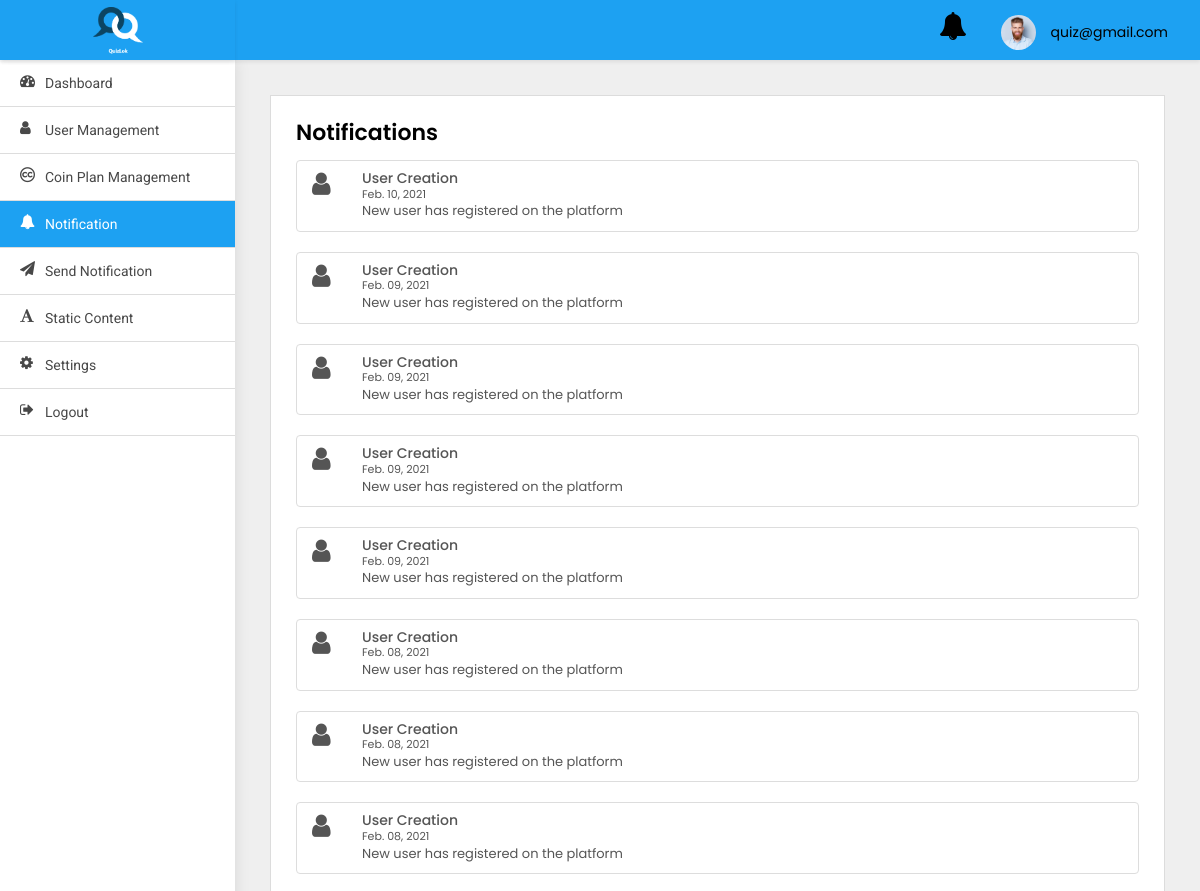
Before: /adminpanel/notification/ (signed in, upper part) with the older database file.
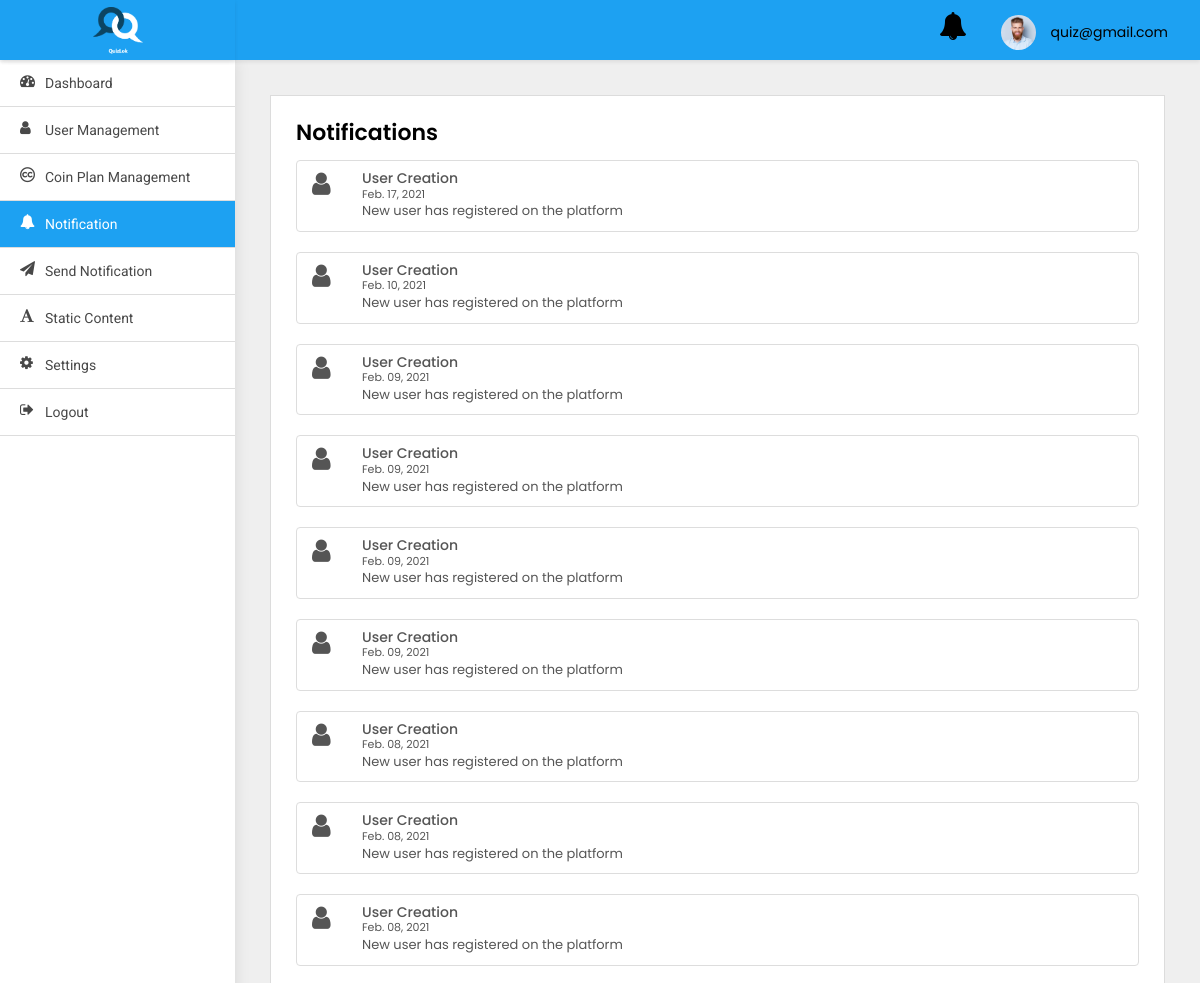
After: the same page with the newer database file.
### adminpanel/models.py (models this page shows)
class UserNotification(models.Model):
    to = models.ForeignKey(User, on_delete=models.CASCADE)
    title = models.CharField(default='title', max_length=200)
    body = models.CharField(default='body', max_length=200)
    read = models.BooleanField(default=False)
    created_at = models.DateTimeField(auto_now_add=True)
    class Meta:
        ordering = ('-created_at',)

### adminpanel/views.py (the view)
# urls.py: path('notification/', NotificationView.as_view(), name='notification'),
class NotificationView(LoginRequiredMixin, ListView):
    model = UserNotification
    template_name = 'notification.html'
    login_url = 'adminpanel:login'

### adminpanel/templates/notification.html (shortened to what this page needs)
{% extends 'base.html' %}
{% block body %}
<div class="WrapperArea">
    <div class="WrapperBox">
        <div class="Small-Wrapper">
            <h4 class="Title">Notifications</h4>
            <div class="NotificationList">
                {% for object in object_list %}
                {% if object.to.is_superuser %}
                <div class="list-group">
                    <a class="list-group-item list-group-item-action flex-column align-items-start">
                        {% if object.title == 'User Creation' %}
                        <figure class="pull-left"><i class="fa  fa-user fa-2x" aria-hidden="true"></i></figure>
                        {% elif object.title == 'Password Changed' %}
                        <figure class="pull-left"><i class="fa  fa-lock fa-2x" aria-hidden="true"></i></figure>
                        {% elif object.title == 'Phone number Update' %}
                        <figure class="pull-left"><i class="fa  fa-phone fa-2x" aria-hidden="true"></i></figure>
                        {% elif object.title == 'Payment' %}
                        <figure class="pull-left"><i class="fa  fa-money fa-2x" aria-hidden="true"></i></figure>
                        {% elif object.title == 'Profile Update' %}
                        <figure class="pull-left"><i class="fa  fa-user fa-2x" aria-hidden="true"></i></figure>
                        {% else %}
                        <figure class="pull-left ml-5"><i class="fa  fa-shopping-cart fa-2x" aria-hidden="true"></i>
                        </figure>
                        {% endif %}
                        <div class="msg-right">
                            <div class="d-flex w-100 justify-content-between">
                                <h5 class="mb-1">{{object.title}}</h5>
                                <small>{{object.created_at|date:'M. d, Y'}}</small>
                            </div>
                            <p class="mb-1"> {{object.body}}</p>
                        </div>
                    </a>
                </div>
                {% endif %}
                {% endfor %}
            </div>
        </div>
    </div>
</div>
{% endblock body %}

Changed rows visible on the page:
added UserNotification: title "User Creation", created_at "Feb. 17, 2021", body "New user has registered on the platform"
